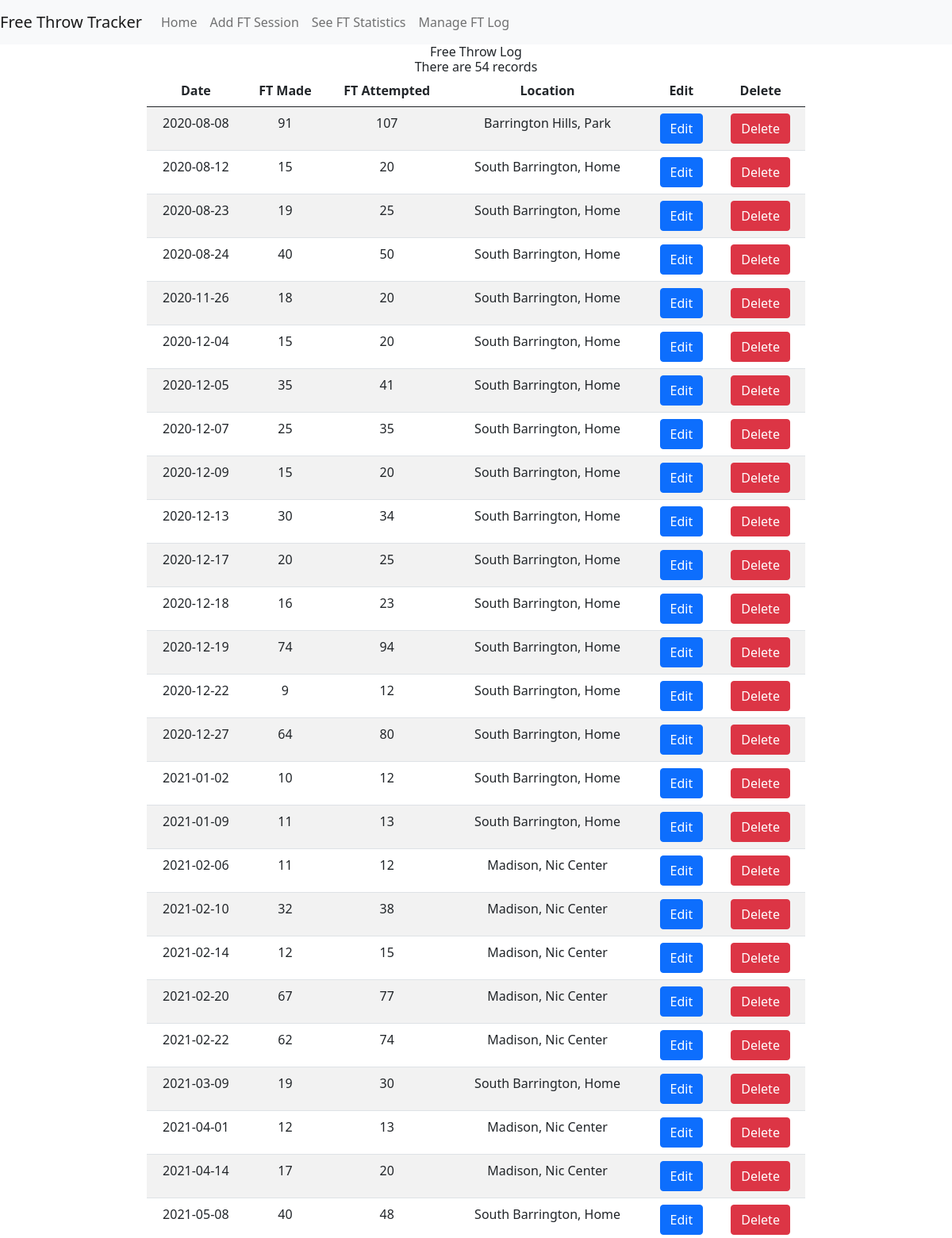
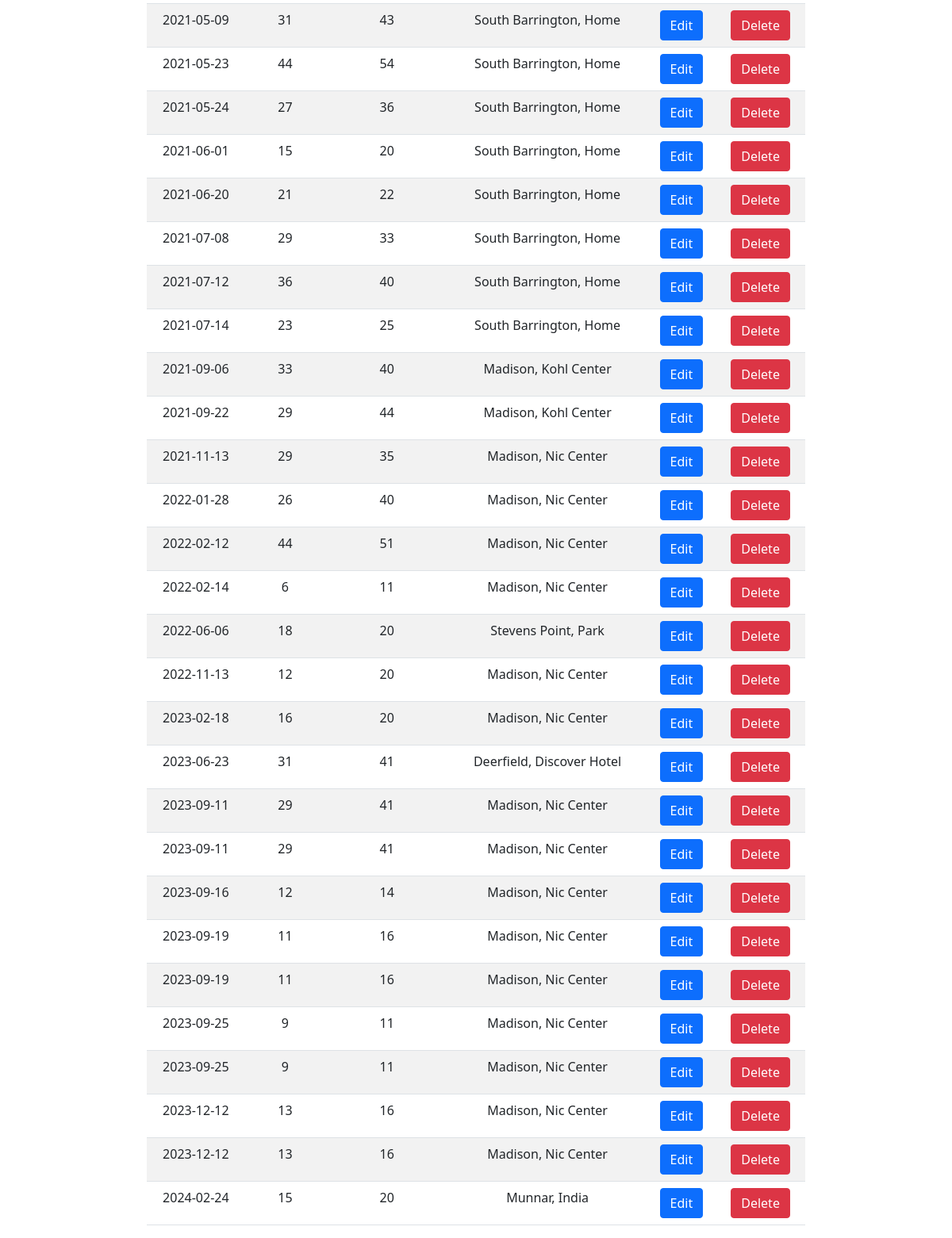
Page /log on the earlier database version (2 pictures, top to bottom).
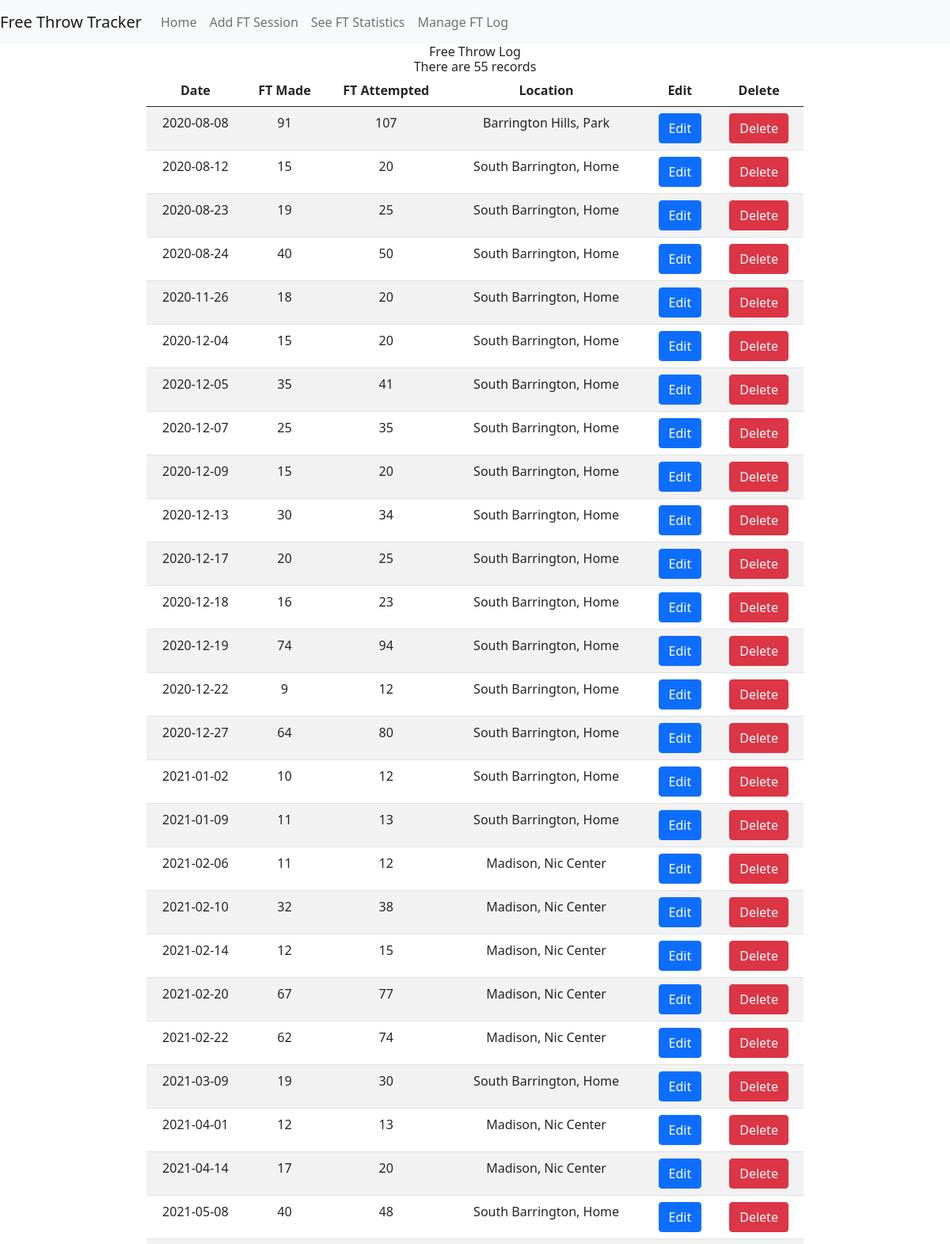
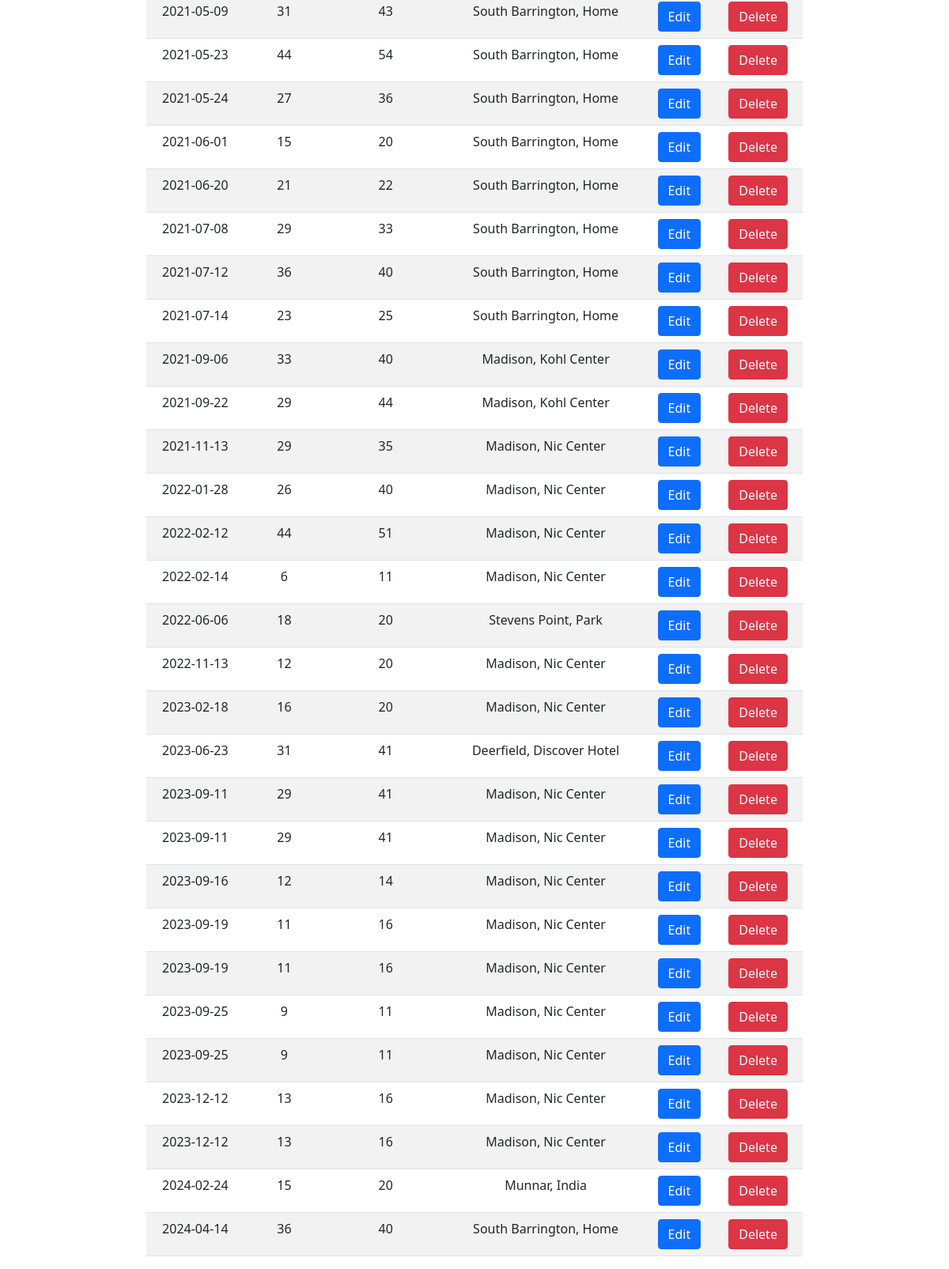
Same page on the later database version (2 pictures, top to bottom).
### tables this page shows
CREATE TABLE freethrowlog (
    id INTEGER PRIMARY KEY AUTOINCREMENT,
    sessionDate TEXT NOT NULL,
    ftMade INTEGER NOT NULL,
    ftAttempted INTEGER NOT NULL,
    locationName TEXT NOT NULL
    
);

### app.py (the view)
@app.route('/log')
def log():
    conn = get_db_connection()
    logs = conn.execute('SELECT * FROM freethrowlog ORDER BY sessionDate ASC').fetchall()
    conn.close()
    return render_template('log.html', logs=logs, vals=len(logs))

### app.py (called while the page is built)
def get_db_connection():
    conn = sqlite3.connect('database.db')
    conn.row_factory = sqlite3.Row
    return conn

### templates/log.html
{% extends 'base.html' %}
{% block content %}
<br><br><br><br><br><br>
    <div class="container">
        <div class="row">
            <div class="col-md-10 mx-auto text-center">
                <h1>{% block title %} Free Throw Log {% endblock %}</h1>
                <h3>There are {{ vals }} records</h3>
                <table class="table table-striped">
                    <thead class="thead-dark">
                        <tr>
                            <th scope="col">Date</th>
                            <th scope="col">FT Made</th>
                            <th scope="col">FT Attempted</th>
                            <th scope="col">Location</th>
                            <th scope="col">Edit</th>
                            <th scope="col">Delete</th>
                        </tr>
                    </thead>
                    {% for log in logs %}
                    <tr>
                        <td>{{ log['sessionDate'] }}</td>
                        <td>{{ log['ftMade'] }}</td>
                        <td>{{ log['ftAttempted'] }}</td>
                        <td>{{ log['locationName'] }}</td>
                        <td><a href='{{url_for("edit",id=log.id)}}' class="btn btn-primary" role="button">Edit</a></td>
                        <td><a href='{{url_for("delete",id=log.id)}}' class="btn btn-danger" role="button">Delete</a></td>
                    </tr>
                    {% endfor %}
                </table>
            </div>
        </div>
    </div>
{% endblock %}

### templates/base.html (shortened to what this page needs)
<!DOCTYPE html>
<html lang="en">
<head>
    <link href="https://cdn.jsdelivr.net/npm/bootstrap@5.0.2/dist/css/bootstrap.min.css" rel="stylesheet">
    <link href="https://cdn.jsdelivr.net/npm/tailwindcss@2.2.19/dist/tailwind.min.css" rel="stylesheet">
</head>
<body>
    <nav class="navbar navbar-expand-lg navbar-light bg-light">
        <a class="navbar-brand">Free Throw Tracker</a>
        <div class="collapse navbar-collapse" id="navbarNav">
        <ul class="navbar-nav">
            <li class="nav-item active">
            <a class="nav-link" href="{{ url_for('index') }}">Home</a>
            </li>
            <li class="nav-item">
            <a class="nav-link" href="{{ url_for('add') }}">Add FT Session</a>
            </li>
            <li class="nav-item">
            <a class="nav-link" href="{{ url_for('statistics') }}">See FT Statistics</a>
            </li>
            <li class="nav-item">
                <a class="nav-link" href="{{ url_for('log') }}">Manage FT Log</a>
            </li>
        </ul>
        </div>
    </nav>
    <div class="content">
        {% block content %} {% endblock %}
    </div>
</body>
</html>

### templates/base.html (style rules this page uses)
.content { height: auto; margin: 0; display: flex; align-items: center; justify-content: center; }

Differences in the rows shown:
added freethrowlog: sessionDate "2024-04-14", ftMade "36", ftAttempted "40", locationName "South Barrington, Home"
Other differences:
{{ vals }}: "54" → "55"
